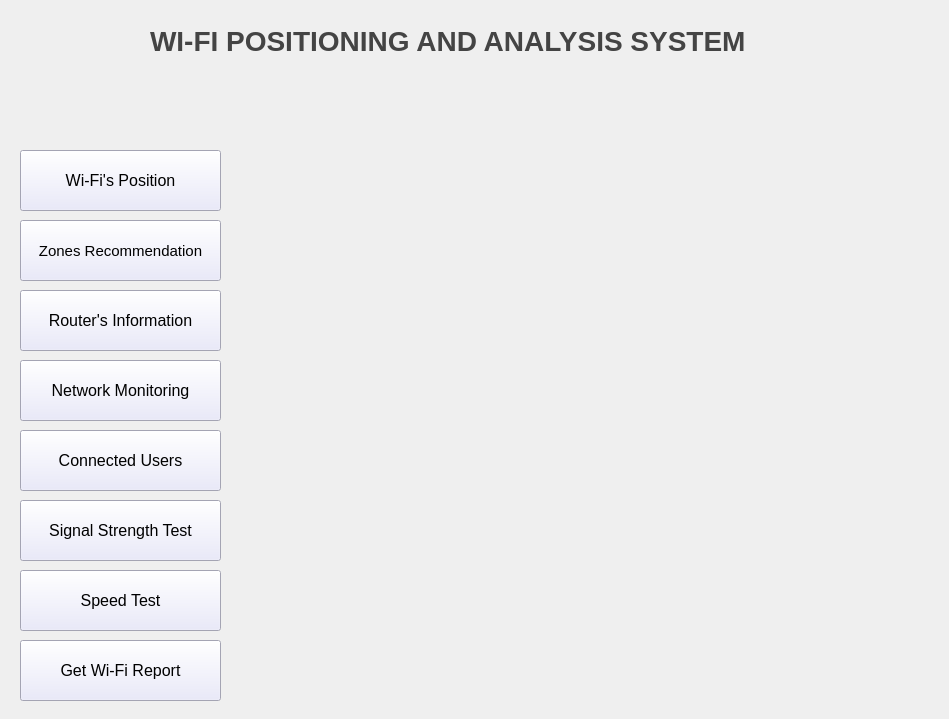
<?xml version="1.0" encoding="UTF-8"?>
<ui version="4.0">
 <class>MainWindow</class>
 <widget class="QMainWindow" name="MainWindow">
  <property name="geometry">
   <rect>
    <x>0</x>
    <y>0</y>
    <width>949</width>
    <height>719</height>
   </rect>
  </property>
  <property name="windowTitle">
   <string>MainWindow</string>
  </property>
  <widget class="QWidget" name="centralwidget">
   <widget class="QPushButton" name="monitorUser">
    <property name="geometry">
     <rect>
      <x>20</x>
      <y>360</y>
      <width>201</width>
      <height>61</height>
     </rect>
    </property>
    <property name="font">
     <font>
      <pointsize>12</pointsize>
     </font>
    </property>
    <property name="autoFillBackground">
     <bool>false</bool>
    </property>
    <property name="styleSheet">
     <string notr="true">QPushButton{
background-color:#e6e6fA
}

QPushButton : pressed{
background-color:#696969
}</string>
    </property>
    <property name="text">
     <string>Network Monitoring</string>
    </property>
    <property name="checkable">
     <bool>true</bool>
    </property>
   </widget>
   <widget class="QPushButton" name="routerInfo">
    <property name="geometry">
     <rect>
      <x>20</x>
      <y>290</y>
      <width>201</width>
      <height>61</height>
     </rect>
    </property>
    <property name="font">
     <font>
      <pointsize>12</pointsize>
     </font>
    </property>
    <property name="autoFillBackground">
     <bool>false</bool>
    </property>
    <property name="styleSheet">
     <string notr="true">QPushButton{
background-color:#e6e6fA
}

QPushButton : pressed{
background-color:#696969
}</string>
    </property>
    <property name="text">
     <string>Router's Information</string>
    </property>
    <property name="checkable">
     <bool>true</bool>
    </property>
   </widget>
   <widget class="QPushButton" name="speedTest">
    <property name="geometry">
     <rect>
      <x>20</x>
      <y>570</y>
      <width>201</width>
      <height>61</height>
     </rect>
    </property>
    <property name="font">
     <font>
      <pointsize>12</pointsize>
     </font>
    </property>
    <property name="autoFillBackground">
     <bool>false</bool>
    </property>
    <property name="styleSheet">
     <string notr="true">QPushButton{
background-color:#e6e6fA
}

QPushButton : pressed{
background-color:#696969
}</string>
    </property>
    <property name="text">
     <string>Speed Test</string>
    </property>
    <property name="checkable">
     <bool>true</bool>
    </property>
   </widget>
   <widget class="QPushButton" name="signalTest">
    <property name="geometry">
     <rect>
      <x>20</x>
      <y>500</y>
      <width>201</width>
      <height>61</height>
     </rect>
    </property>
    <property name="font">
     <font>
      <pointsize>12</pointsize>
     </font>
    </property>
    <property name="autoFillBackground">
     <bool>false</bool>
    </property>
    <property name="styleSheet">
     <string notr="true">QPushButton{
background-color:#e6e6fA
}

QPushButton : pressed{
background-color:#696969
}</string>
    </property>
    <property name="text">
     <string>Signal Strength Test</string>
    </property>
    <property name="checkable">
     <bool>true</bool>
    </property>
   </widget>
   <widget class="QPushButton" name="wifiPos">
    <property name="geometry">
     <rect>
      <x>20</x>
      <y>150</y>
      <width>201</width>
      <height>61</height>
     </rect>
    </property>
    <property name="font">
     <font>
      <pointsize>12</pointsize>
      <weight>50</weight>
      <bold>false</bold>
     </font>
    </property>
    <property name="acceptDrops">
     <bool>false</bool>
    </property>
    <property name="autoFillBackground">
     <bool>false</bool>
    </property>
    <property name="styleSheet">
     <string notr="true">QPushButton{
background-color:#e6e6fA
}

QPushButton : pressed{
background-color:#696969
}</string>
    </property>
    <property name="text">
     <string>Wi-Fi's Position</string>
    </property>
    <property name="checkable">
     <bool>true</bool>
    </property>
    <property name="checked">
     <bool>false</bool>
    </property>
    <property name="default">
     <bool>false</bool>
    </property>
    <property name="flat">
     <bool>false</bool>
    </property>
   </widget>
   <widget class="QPushButton" name="zone">
    <property name="geometry">
     <rect>
      <x>20</x>
      <y>220</y>
      <width>201</width>
      <height>61</height>
     </rect>
    </property>
    <property name="font">
     <font>
      <pointsize>11</pointsize>
     </font>
    </property>
    <property name="autoFillBackground">
     <bool>false</bool>
    </property>
    <property name="styleSheet">
     <string notr="true">QPushButton{
background-color:#e6e6fA
}

QPushButton : pressed{
background-color:#696969
}</string>
    </property>
    <property name="text">
     <string>Zones Recommendation</string>
    </property>
    <property name="checkable">
     <bool>true</bool>
    </property>
   </widget>
   <widget class="QLabel" name="label">
    <property name="geometry">
     <rect>
      <x>0</x>
      <y>0</y>
      <width>951</width>
      <height>731</height>
     </rect>
    </property>
    <property name="font">
     <font>
      <weight>75</weight>
      <italic>true</italic>
      <bold>true</bold>
     </font>
    </property>
    <property name="text">
     <string/>
    </property>
    <property name="pixmap">
     <pixmap>../Images/roteador-e-wifi-casa-notahs-750x450.jpg</pixmap>
    </property>
    <property name="scaledContents">
     <bool>true</bool>
    </property>
    <property name="wordWrap">
     <bool>false</bool>
    </property>
   </widget>
   <widget class="QLabel" name="label_2">
    <property name="geometry">
     <rect>
      <x>150</x>
      <y>10</y>
      <width>791</width>
      <height>61</height>
     </rect>
    </property>
    <property name="font">
     <font>
      <pointsize>21</pointsize>
      <weight>75</weight>
      <italic>false</italic>
      <bold>true</bold>
      <underline>false</underline>
     </font>
    </property>
    <property name="autoFillBackground">
     <bool>false</bool>
    </property>
    <property name="styleSheet">
     <string notr="true">QLabel{
color:#444444
}
</string>
    </property>
    <property name="text">
     <string>WI-FI POSITIONING AND ANALYSIS SYSTEM</string>
    </property>
   </widget>
   <widget class="QPushButton" name="pushButton">
    <property name="geometry">
     <rect>
      <x>20</x>
      <y>640</y>
      <width>201</width>
      <height>61</height>
     </rect>
    </property>
    <property name="font">
     <font>
      <pointsize>12</pointsize>
     </font>
    </property>
    <property name="styleSheet">
     <string notr="true">QPushButton{
background-color:#e6e6fA
}

QPushButton : pressed{
background-color:#696969
}</string>
    </property>
    <property name="text">
     <string>Get Wi-Fi Report</string>
    </property>
   </widget>
   <widget class="QPushButton" name="pushButton_2">
    <property name="geometry">
     <rect>
      <x>20</x>
      <y>430</y>
      <width>201</width>
      <height>61</height>
     </rect>
    </property>
    <property name="font">
     <font>
      <pointsize>12</pointsize>
     </font>
    </property>
    <property name="styleSheet">
     <string notr="true">QPushButton{
background-color:#e6e6fA
}

QPushButton : pressed{
background-color:#696969
}</string>
    </property>
    <property name="text">
     <string>Connected Users</string>
    </property>
    <property name="checkable">
     <bool>true</bool>
    </property>
   </widget>
   <zorder>label</zorder>
   <zorder>monitorUser</zorder>
   <zorder>routerInfo</zorder>
   <zorder>speedTest</zorder>
   <zorder>signalTest</zorder>
   <zorder>wifiPos</zorder>
   <zorder>zone</zorder>
   <zorder>label_2</zorder>
   <zorder>pushButton</zorder>
   <zorder>pushButton_2</zorder>
  </widget>
 </widget>
 <resources/>
 <connections/>
</ui>
